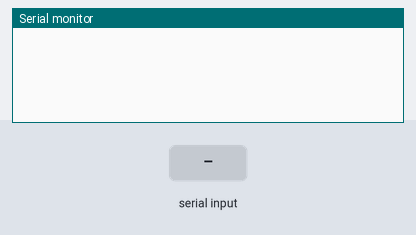
A sketch run on a simulated Arduino Uno, built with avr-gcc and run on an emulated ATmega328P. Parts: the last lines printed to the serial monitor. The inputs (shaded band) are chosen by the test bench. The modem accepts every AT command (registered, SIM ready, sends succeed) and sends nothing else.

Above: at 2.6 s.
2.7 s: "90,45\n" received over the second serial link
At 3.7 s:
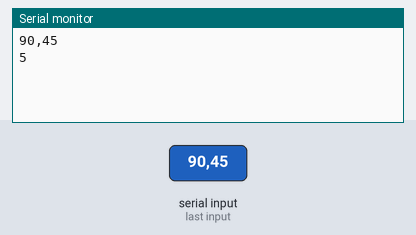
4.2 s: "30,150\n" received over the second serial link
At 5.2 s:
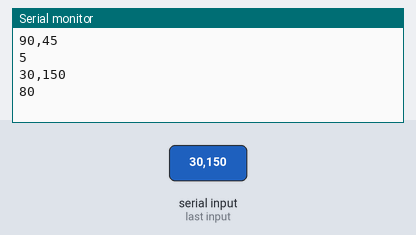

Measured:
- after the input at 2.7 s, the serial monitor: prints a new line at once (image 1)
- after the input at 4.2 s, the serial monitor: prints a new line at once (image 2)

The sketch:

ELM_test.ino
```cpp
#include <AltSoftSerial.h>

AltSoftSerial obd;
String message;

void setup() {
  Serial.begin(38400);
  obd.begin(38400);
  obd.setTimeout(10);
  delay(1E3);
  obd.println("ATSP6"); //set protocol 6
  delay(100);
  obd.println("ATAL"); //allow >7 byte msg
  delay(100);
  obd.println("ATE0"); //turn off echo
  delay(100);
  obd.println("ATS0"); //turn off spaces
  delay(100);
  obd.readString(); //clear
}

void loop() {
  int value;
  obd.println("010B");
  if (obd.available())
  {
    message = obd.readString();
    Serial.println(message);
    message.remove(0, 4);
    message.remove(3);
    value = strtol(message.c_str(), NULL, 16);
    Serial.println(value);
  }

  /*obd.println("0133");
  delay(50);
  if (obd.available())
  {
    message = obd.readString();
    Serial.println(message);
    message.remove(0, 4);
    message.remove(3);
    value = strtol(message.c_str(), NULL, 16);
    Serial.println(value);
  }*/

  delay(50);
}
```
